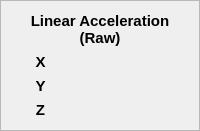
             <widget class="QFrame" name="acc_frame">
              <property name="sizePolicy">
               <sizepolicy hsizetype="Preferred" vsizetype="Expanding">
                <horstretch>0</horstretch>
                <verstretch>0</verstretch>
               </sizepolicy>
              </property>
              <property name="minimumSize">
               <size>
                <width>160</width>
                <height>0</height>
               </size>
              </property>
              <property name="frameShape">
               <enum>QFrame::StyledPanel</enum>
              </property>
              <property name="frameShadow">
               <enum>QFrame::Raised</enum>
              </property>
              <layout class="QGridLayout" name="gridLayout_5">
               <item row="2" column="0">
                <widget class="QLabel" name="acc_y_text">
                 <property name="font">
                  <font>
                   <pointsize>11</pointsize>
                   <weight>75</weight>
                   <bold>true</bold>
                  </font>
                 </property>
                 <property name="text">
                  <string>Y</string>
                 </property>
                 <property name="alignment">
                  <set>Qt::AlignCenter</set>
                 </property>
                </widget>
               </item>
               <item row="1" column="1" colspan="2">
                <widget class="QLabel" name="acc_x_value">
                 <property name="font">
                  <font>
                   <pointsize>12</pointsize>
                  </font>
                 </property>
                 <property name="text">
                  <string>&lt;value&gt;</string>
                 </property>
                 <property name="alignment">
                  <set>Qt::AlignCenter</set>
                 </property>
                </widget>
               </item>
               <item row="3" column="1" colspan="2">
                <widget class="QLabel" name="acc_z_value">
                 <property name="font">
                  <font>
                   <pointsize>12</pointsize>
                  </font>
                 </property>
                 <property name="text">
                  <string>&lt;value&gt;</string>
                 </property>
                 <property name="alignment">
                  <set>Qt::AlignCenter</set>
                 </property>
                </widget>
               </item>
               <item row="1" column="0">
                <widget class="QLabel" name="acc_x_text">
                 <property name="font">
                  <font>
                   <pointsize>11</pointsize>
                   <weight>75</weight>
                   <bold>true</bold>
                  </font>
                 </property>
                 <property name="text">
                  <string>X</string>
                 </property>
                 <property name="alignment">
                  <set>Qt::AlignCenter</set>
                 </property>
                </widget>
               </item>
               <item row="3" column="0">
                <widget class="QLabel" name="acc_z_text">
                 <property name="font">
                  <font>
                   <pointsize>11</pointsize>
                   <weight>75</weight>
                   <bold>true</bold>
                  </font>
                 </property>
                 <property name="text">
                  <string>Z</string>
                 </property>
                 <property name="alignment">
                  <set>Qt::AlignCenter</set>
                 </property>
                </widget>
               </item>
               <item row="2" column="1" colspan="2">
                <widget class="QLabel" name="acc_y_value">
                 <property name="font">
                  <font>
                   <pointsize>12</pointsize>
                  </font>
                 </property>
                 <property name="text">
                  <string>&lt;value&gt;</string>
                 </property>
                 <property name="alignment">
                  <set>Qt::AlignCenter</set>
                 </property>
                </widget>
               </item>
               <item row="0" column="0" colspan="3">
                <widget class="QLabel" name="acc_frame_title">
                 <property name="font">
                  <font>
                   <pointsize>11</pointsize>
                   <weight>75</weight>
                   <bold>true</bold>
                  </font>
                 </property>
                 <property name="text">
                  <string>Linear Acceleration
(Raw)</string>
                 </property>
                 <property name="alignment">
                  <set>Qt::AlignCenter</set>
                 </property>
                </widget>
               </item>
              </layout>
             </widget>
